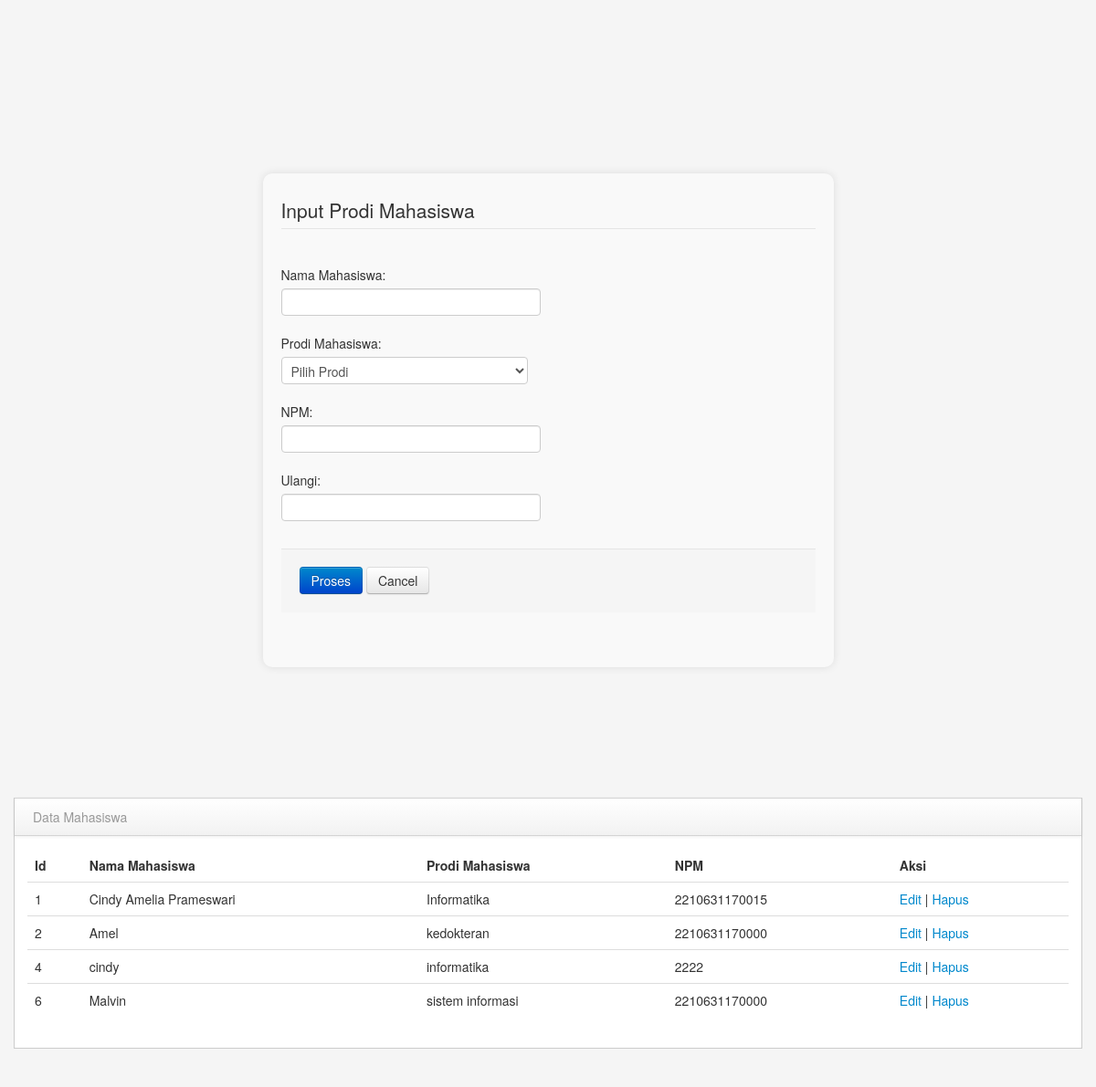
The page /form.php on the database its author committed.
### tables this page shows
CREATE TABLE `mahasiswa` (
  `id` int(8) NOT NULL,
  `nama_mahasiswa` varchar(255) NOT NULL,
  `prodi` varchar(255) NOT NULL,
  `npm` bigint(100) NOT NULL,
  `jenis_kelamin` varchar(20) NOT NULL
);

### tampilkan_data.php (called while the page is built)
<?php
    include "koneksi.php";
    $proses = mysqli_query($koneksi,"SELECT * FROM mahasiswa") or die (mysqli_error($koneksi));
?>

### form.php (the view, shortened to what this page needs)
<?php
include "koneksi.php";
include "tampilkan_data.php";
$data_edit = [];
?>
<!DOCTYPE html>
<html lang="en">
<head>
    <link href="library/bootstrap/css/bootstrap.min.css" rel="stylesheet" media="screen">
    <link href="library/bootstrap/css/bootstrap-responsive.min.css" rel="stylesheet" media="screen">
    <link href="library/assets/styles.css" rel="stylesheet" media="screen">
</head>
<body>
    <div class="container">
        <div class="center-form">
            <div class="form-container">
                <form
                    action="<?php echo isset($data_edit['id']) ? "edit_data.php?id={$data_edit['id']}&proses=1" : "proses.php"; ?>"
                    method="POST">
                    <fieldset>
                        <legend>Input Prodi Mahasiswa</legend>
                        <div class="control-group">
                            <label class="control-label" for="nama_mahasiswa">Nama Mahasiswa:</label>
                            <div class="controls">
                                <input type="text" class="input-xlarge focused" id="nama_mahasiswa"
                                    name="nama_mahasiswa"
                                    value="<?php echo isset($data_edit['nama_mahasiswa']) ? $data_edit['nama_mahasiswa'] : ''; ?>">
                            </div>
                        </div>
                        <div class="control-group">
                            <label class="control-label" for="prodi">Prodi Mahasiswa:</label>
                            <div class="controls">
                                <select class="input-xlarge focused" id="prodi" name="prodi">
                                    <option value="">Pilih Prodi</option>
                                </select>
                            </div>
                        </div>
                        <div class="control-group">
                            <label class="control-label" for="npm">NPM:</label>
                            <div class="controls">
                                <input type="text" class="input-xlarge focused" id="npm" name="npm"
                                    value="<?php echo isset($data_edit['npm']) ? $data_edit['npm'] : ''; ?>">
                            </div>
                        </div>
                        <div class="control-group">
                            <label class="control-label" for="ulangi">Ulangi:</label>
                            <div class="controls">
                                <input type="text" class="input-xlarge focused" id="ulangi" name="ulangi" value="">
                            </div>
                        </div>
                        <div class="form-actions">
                            <button type="submit" class="btn btn-primary">Proses</button>
                            <button type="reset" class="btn">Cancel</button>
                        </div>
                    </fieldset>
                </form>
            </div>
        </div>
        <div class="row-fluid">
            <div class="block">
                <div class="navbar navbar-inner block-header">
                    <div class="muted pull-left">Data Mahasiswa</div>
                </div>
                <div class="block-content collapse in">
                    <div class="span12">
                        <table class="table">
                            <thead>
                                <tr>
                                    <th>Id</th>
                                    <th>Nama Mahasiswa</th>
                                    <th>Prodi Mahasiswa</th>
                                    <th>NPM</th>
                                    <th>Aksi</th>
                                </tr>
                            </thead>
                            <tbody>
                                <?php
                                while ($data = mysqli_fetch_assoc($proses)) {
                                ?>
                                <tr>
                                    <td><?php echo $data['id']; ?></td>
                                    <td><?php echo $data['nama_mahasiswa']; ?></td>
                                    <td><?php echo $data['prodi']; ?></td>
                                    <td><?php echo $data['npm']; ?></td>
                                    <td>
                                        <a href="form.php?id=<?php echo $data['id']; ?>">Edit</a> |
                                        <a href="hapus_data.php?id=<?php echo $data['id']; ?>">Hapus</a>
                                    </td>
                                </tr>
                                <?php
                                }
                                ?>
                            </tbody>
                        </table>
                    </div>
                </div>
            </div>
        </div>
    </div>
</body>
</html>

### library/assets/styles.css (style rules this page uses)
body { padding-top: 0; padding-bottom: 40px; background-color: #f5f5f5; }
@media (min-width: 979px) { body { padding-top: 60px; } }
.block { border: 1px solid #ccc; background: white; margin: 1em 0em; border-top: none; }
.block-content { margin: 1em; min-height: .25em; }
.block-header { margin-bottom: 0px; border-right: none; border-left: none; -webkit-border-radius: 0px; -moz-border-radius: 0px; border-radius: 0px; }
.block-header div { padding-top: 10px; }

### form.php (style rules this page uses)
.center-form { display: flex; justify-content: center; align-items: center; height: 100vh; }
.form-container { width: 50%; min-width: 300px; background: #f9f9f9; padding: 20px; border-radius: 10px; box-shadow: 0 0 10px rgba(0, 0, 0, 0.1); }

### rows shown on the page
mahasiswa: id "1", nama_mahasiswa "Cindy Amelia Prameswari", prodi "Informatika", npm "2210631170015"
mahasiswa: id "2", nama_mahasiswa "Amel", prodi "kedokteran", npm "2210631170000"
mahasiswa: id "4", nama_mahasiswa "cindy", prodi "informatika", npm "2222"
mahasiswa: id "6", nama_mahasiswa "Malvin", prodi "sistem informasi", npm "2210631170000"
